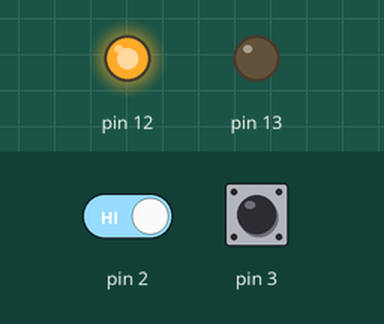
Bench run of a sketch on a simulated Arduino Uno, built with avr-gcc and run on an emulated ATmega328P. On the bench: output pins drawn as LEDs (lit = HIGH). The test bench sets the inputs (shaded band); at power-on: pin 2 HIGH, pin 3 HIGH.

Above: at 1.2 s.
1.3 s: pin 2 driven LOW
Timing chart, 0 to 4.3 s (numbered marks = the images above; inputs shaded):
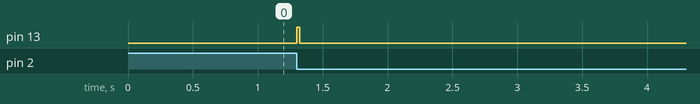

Measured:
- after the input at 1.3 s, pin 13: LOW → HIGH at once, → LOW 0.02 s later

The sketch:

triggertest.ino
```cpp
#include <stdarg.h>

void p(char *fmt, ... ){
        char buf[128]; // resulting string limited to 128 chars
        va_list args;
        va_start (args, fmt );
        vsnprintf(buf, 128, fmt, args);
        va_end (args);
        Serial.print(buf);
}


volatile unsigned char autoOffCnt = 0;

void setup()
{
  pinMode(13,OUTPUT);
  pinMode(12,OUTPUT);
  digitalWrite(13,LOW);
  digitalWrite(12,HIGH);
  attachInterrupt(0, pon, FALLING);
  attachInterrupt(1, poff, FALLING);

  Serial.begin(9600);
}

void loop()
{
  if(autoOffCnt > 0)
  {
    if(--autoOffCnt == 0)
    {
      digitalWrite(13,LOW);
    }
  }

  delay(1);
}

void pon()
{
  digitalWrite(13,HIGH);
  autoOffCnt = 22;
}

void poff()
{
  digitalWrite(13,LOW);
}
```
